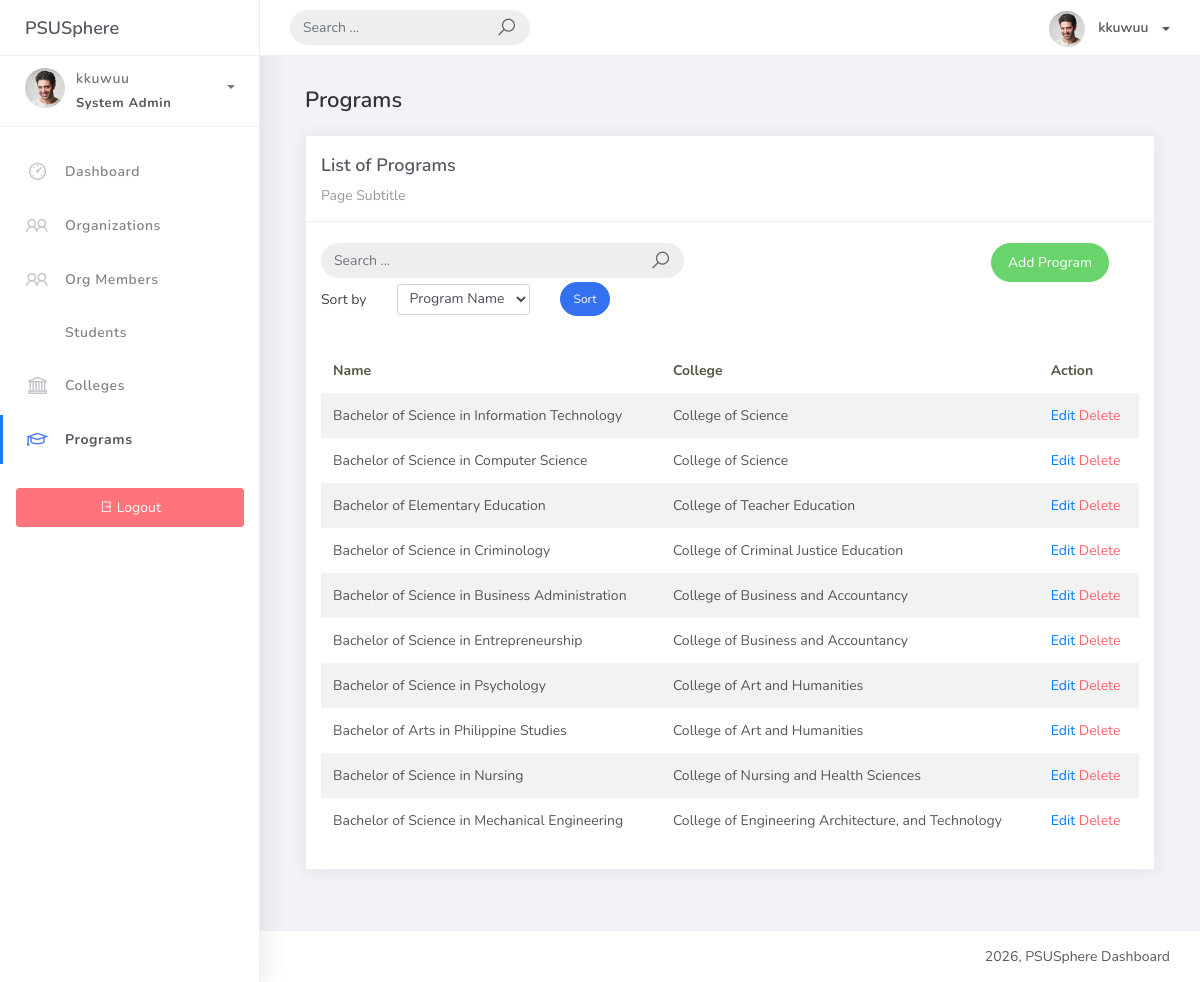
The page /program_list (signed in) on the database its author committed.
### studentorg/models.py (models this page shows, shortened)
class BaseModel(models.Model):
    reated_at = models.DateTimeField(auto_now_add=True, db_index=True)
    updated_at = models.DateTimeField(auto_now=True)
    class Meta:
        abstract = True

class Program(BaseModel):
    prog_name = models.CharField(max_length = 150)
    college = models.ForeignKey(College, on_delete=models.CASCADE)

class College(BaseModel):
    college_name = models.CharField(max_length = 150)
    def __str__(self):
        return self.college_name

### studentorg/views.py (the view)
# urls.py: path('program_list', ProgramList.as_view(), name='program-list'),
class ProgramList(LoginRequiredMixin, ListView):
    model = Program
    context_object_name = 'program_list'
    template_name = 'program_list.html'
    paginate_by = 10
    def get_queryset(self):
        qs = super().get_queryset()
        q = self.request.GET.get('q')
        if q:
            qs = qs.filter(Q(prog_name__icontains=q) | Q(college__name__icontains=q))
        return qs

### templates/program_list.html (shortened to what this page needs)
{% extends 'base.html' %} {% load static %} {% block content %}
<div class="container-fluid">
  <h4 class="page-title">Programs</h4>
  <div class="row">
    <div class="col-md-12">
      <div class="card">
        <div class="card-header">
          <div class="card-title">List of Programs</div>
          <div class="card-category">Page Subtitle</div>
        </div>
        <br />
        <div class="col-md-12 row">
          <div class="col-md-6">
            <form
              class="navbar-left navbar-form nav-search mr-md-3"
              action=""
              method="get"
            >
              <div class="input-group">
                <input
                  type="text"
                  name="q"
                  placeholder="Search ..."
                  class="form-control"
                  value="{{ request.GET.q }}"
                />
                <div class="input-group-append">
                  <span class="input-group-text">
                    <i class="la la-search search-icon"></i>
                  </span>
                </div>
              </div>
            </form>
          </div>
          <div class="col-md-6">
            <div class="pull-right">
              <a
                href="{% url 'program-add' %}"
                class="btn btn-success btn-rounded"
                >Add Program</a
              >
            </div>
          </div>
        </div>
        <div class="col-md-12">
          <form method="get" class="row g-2 align-items-center">
            <div class="col-auto">
              <label for="smallSelect" class="col-form-label">Sort by</label>
            </div>
            <div class="col-auto">
              <select
                class="form-control form-control-sm"
                id="smallSelect"
                name="sort_by"
              >
                <option value="prog_name">Program Name</option>
              </select>
            </div>
            <div class="col-auto">
              <button type="submit" class="btn btn-primary btn-sm btn-rounded">
                Sort
              </button>
            </div>
          </form>
        </div>
        <div class="card-body">
          <table class="table table-striped mt-3">
            <thead>
              <tr>
                <th scope="col">Name</th>
                <th scope="col">College</th>
                <th scope="col">Action</th>
              </tr>
            </thead>
            <tbody>
              {% for object in object_list %}
              <tr>
                <td>{{ object.prog_name }}</td>
                <td>{{ object.college }}</td>
                <td>
                  <a href="{% url 'program-update' object.id %}">Edit</a>
                  <a
                    href="{% url 'program-delete' object.id %}"
                    class="text-danger"
                    >Delete</a
                  >
                </td>
              </tr>
              {% empty %}
              <tr>
                <td colspan="3" style="text-align: center">
                  <p class="text-sm font-weight-bold mb-0">No Records Found</p>
                </td>
              </tr>
              {% endfor %}
            </tbody>
          </table>
        </div>
      </div>
    </div>
  </div>
</div>
{% endblock %}

### templates/base.html (shortened to what this page needs)
{% load static %}
<!doctype html>
<html lang="en">
  <head>
    <link rel="stylesheet" href="{% static 'css/bootstrap.min.css' %}" />
    <link rel="stylesheet" href="{% static 'css/ready.css' %}" />
    <link rel="stylesheet" href="{% static 'css/demo.css' %}" />
    <link
      rel="stylesheet"
      href="https://maxst.icons8.com/openapi/v1.1/css/line-awesome.min.css"
    />
  </head>
  <body>
    <div class="wrapper">
      <div class="main-header">
        <div class="logo-header">
          <a href="{% url 'home' %}" class="logo"> PSUSphere </a>
        </div>
        <nav class="navbar navbar-header navbar-expand-lg">
          <div class="container-fluid">
            <form class="navbar-left navbar-form nav-search mr-md-3" action="">
              <div class="input-group">
                <input
                  type="text"
                  placeholder="Search ..."
                  class="form-control"
                />
                <div class="input-group-append">
                  <span class="input-group-text">
                    <i class="la la-search search-icon"></i>
                  </span>
                </div>
              </div>
            </form>
            <ul class="navbar-nav topbar-nav ml-md-auto align-items-center">
              <li class="nav-item dropdown">
                <a
                  class="dropdown-toggle profile-pic"
                  data-toggle="dropdown"
                  href="#"
                  aria-expanded="false"
                >
                  <img
                    src="{% static 'img/profile.jpg' %}"
                    alt="user-img"
                    width="36"
                    class="img-circle"
                  />
                  <span>{% if user.is_authenticated %}{{ user.get_username }}{% else %}Guest{% endif %}</span>
                </a>
              </li>
            </ul>
          </div>
        </nav>
      </div>
      <div class="sidebar">
        <div class="scrollbar-inner sidebar-wrapper">
          <div class="user">
            <div class="photo">
              <img src="{% static 'img/profile.jpg' %}" />
            </div>
            <div class="info">
              <a
                data-toggle="collapse"
                href="#collapseExample"
                aria-expanded="true"
              >
                <span>
                  {% if user.is_authenticated %}{{ user.get_username }}{% else %}Administrator{% endif %}
                  <span class="user-level">System Admin</span>
                  <span class="caret"></span>
                </span>
              </a>
            </div>
          </div>
          <ul class="nav">
            <li
              class="nav-item {% if request.resolver_match.url_name == 'home' %}active{% endif %}"
            >
              <a href="{% url 'home' %}">
                <i class="la la-dashboard"></i>
                <p>Dashboard</p>
              </a>
            </li>
            <li class="nav-item">
              <a href="{% url 'organization-list' %}">
                <i class="la la-group"></i>
                <p>Organizations</p>
              </a>
            </li>
            <li
              class="nav-item {% if request.resolver_match.url_name == 'orgmember-list' %}active{% endif %}"
            >
              <a href="{% url 'orgmember-list' %}">
                <i class="la la-users"></i>
                <p>Org Members</p>
              </a>
            </li>
            <li
              class="nav-item {% if request.resolver_match.url_name == 'student-list' %}active{% endif %}"
            >
              <a href="{% url 'student-list' %}">
                <p>Students</p>
              </a>
            </li>
            <li
              class="nav-item {% if request.resolver_match.url_name == 'college-list' %}active{% endif %}"
            >
              <a href="{% url 'college-list' %}">
                <i class="la la-university"></i>
                <p>Colleges</p>
              </a>
            </li>
            <li
              class="nav-item {% if request.resolver_match.url_name == 'program-list' %}active{% endif %}"
            >
              <a href="{% url 'program-list' %}">
                <i class="la la-graduation-cap"></i>
                <p>Programs</p>
              </a>
            </li>
          </ul>
          {% if user.is_authenticated %}
          <div class="mt-4 px-3">
            <form action="{% url 'account_logout' %}" method="post">
              <button type="submit" class="btn btn-danger btn-block">
                <i class="la la-sign-out"></i> Logout
              </button>
            </form>
          </div>
          {% endif %}
        </div>
      </div>
      <div class="main-panel">
        <div class="content">
          <div class="container-fluid">{% block content %} {% endblock %}</div>
        </div>
        <footer class="footer">
          <div class="container-fluid">
            <div class="copyright ml-auto">2026, PSUSphere Dashboard</div>
          </div>
        </footer>
      </div>
    </div>
  </body>
</html>

### rows shown on the page
Program: prog_name "Bachelor of Science in Information Technology", college "College of Science"
Program: prog_name "Bachelor of Science in Computer Science", college "College of Science"
Program: prog_name "Bachelor of Elementary Education", college "College of Teacher Education"
Program: prog_name "Bachelor of Science in Criminology", college "College of Criminal Justice Education"
Program: prog_name "Bachelor of Science in Business Administration", college "College of Business and Accountancy"
Program: prog_name "Bachelor of Science in Entrepreneurship", college "College of Business and Accountancy"
Program: prog_name "Bachelor of Science in Psychology", college "College of Art and Humanities"
Program: prog_name "Bachelor of Arts in Philippine Studies", college "College of Art and Humanities"
Program: prog_name "Bachelor of Science in Nursing", college "College of Nursing and Health Sciences"
Program: prog_name "Bachelor of Science in Mechanical Engineering", college "College of Engineering Architecture, and Technology"

### other values the page prints
{{ user.get_username }} "kkuwuu"
